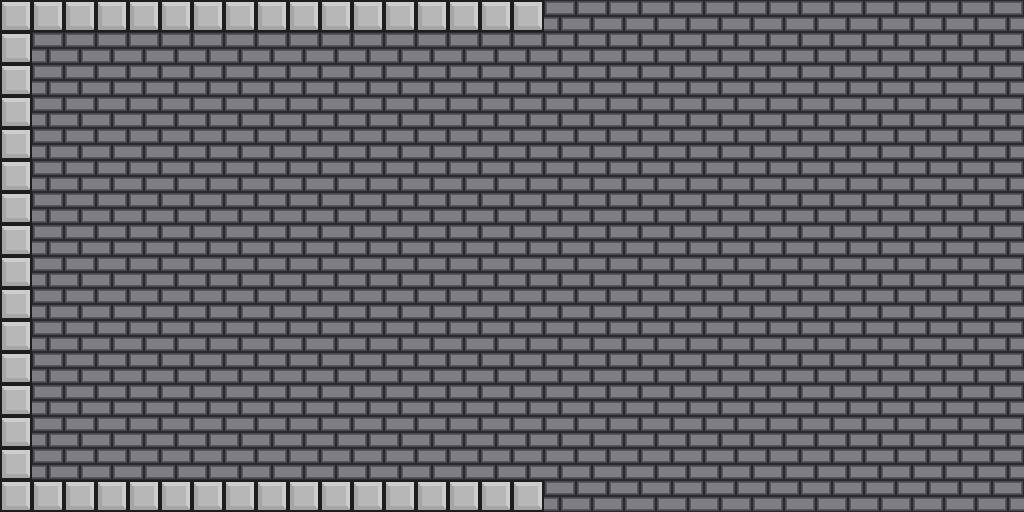

This game map was drawn from its Tiled (.tmx) file and the tilesets committed beside it. A one-line description and the trimmed map source follow:
An orthogonal 32x16 tile map with 32x32 px tiles, 5 tile layers (background, background lighting, ground, noncollidable, ...) and 4 objects (player, end, skeleton, healthvial).

<map version="1.0" orientation="orthogonal" width="32" height="16" tilewidth="32" tileheight="32">
 <tileset firstgid="1" name="KS Tiles" tilewidth="32" tileheight="32" spacing="2" margin="1">
  <image source="../art/tiles/tileset/tileset1.png" width="272" height="238" />
 </tileset>
 <layer name="background" width="32" height="16">
  <data>[512 cells, 512 non-empty, 1 distinct tile ids]</data>
 </layer>
 <layer name="background lighting" width="32" height="16">
  <data>[512 cells, 512 non-empty, 1 distinct tile ids]</data>
 </layer>
 <layer name="ground" width="32" height="16">
  <data>[512 cells, 48 non-empty, 1 distinct tile ids]</data>
 </layer>
 <layer name="noncollidable" width="32" height="16">
  <data>[512 cells, 0 non-empty, 0 distinct tile ids]</data>
 </layer>
 <layer name="spikes" width="32" height="16">
  <data>[512 cells, 0 non-empty, 0 distinct tile ids]</data>
 </layer>
 <objectgroup name="spawns" width="32" height="16">
  <object name="player" type="player" gid="1" x="72" y="442" />
  <object name="end" type="end" gid="2" x="468" y="439" />
  <object name="skeleton" type="skeleton" gid="3" x="277" y="440" />
  <object name="healthvial" type="healthvial" gid="16" x="384" y="478" />
 </objectgroup>
</map>
